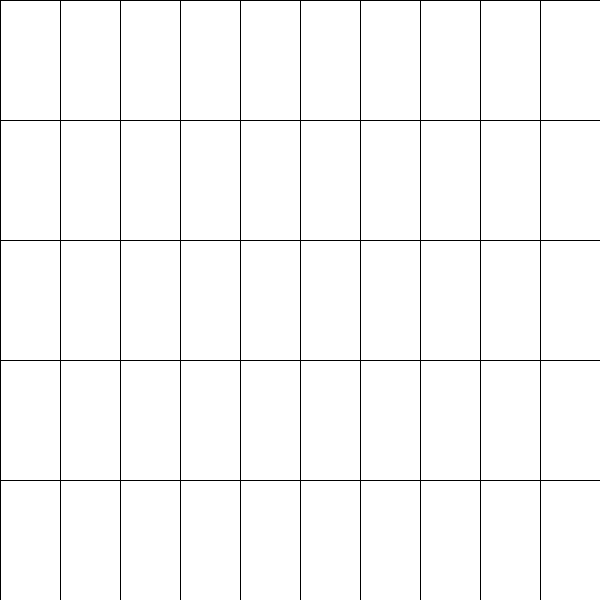
Frame 1 (no input)
Frame 60 (the mouse pressed at the canvas centre just before this capture): identical to frame 1, image omitted
Frame 120 (the mouse held since frame 60 and released just before this capture): identical to frame 1, image omitted

The Processing sketch that drew this single still picture (run headless with seeded random() and noise(); from frame 60 on, the mouse is pressed at the canvas centre):

// Processing sketch: Week03_1_2
// ── Week03_1_2.pde
void setup(){
 size(600,600); 
}
void draw(){
 background(#FFFFF2);
 for(int i=0;i<52;i++){
   int x=(i%10)*60; //除法10餘數
   int y =int(i/10)*120;
   rect(x,y,60,120);
 }
}
